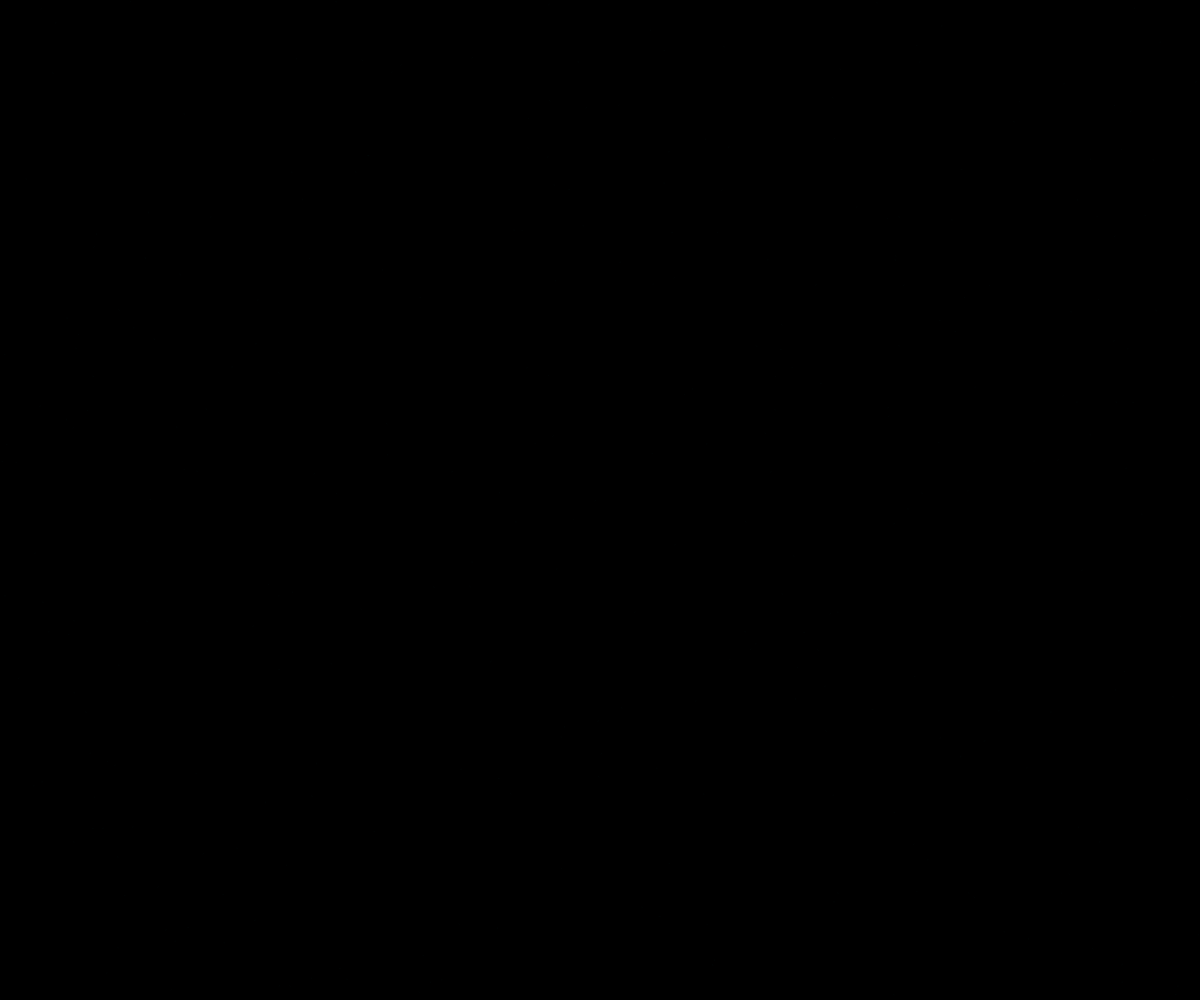
Frame 1 (no input)
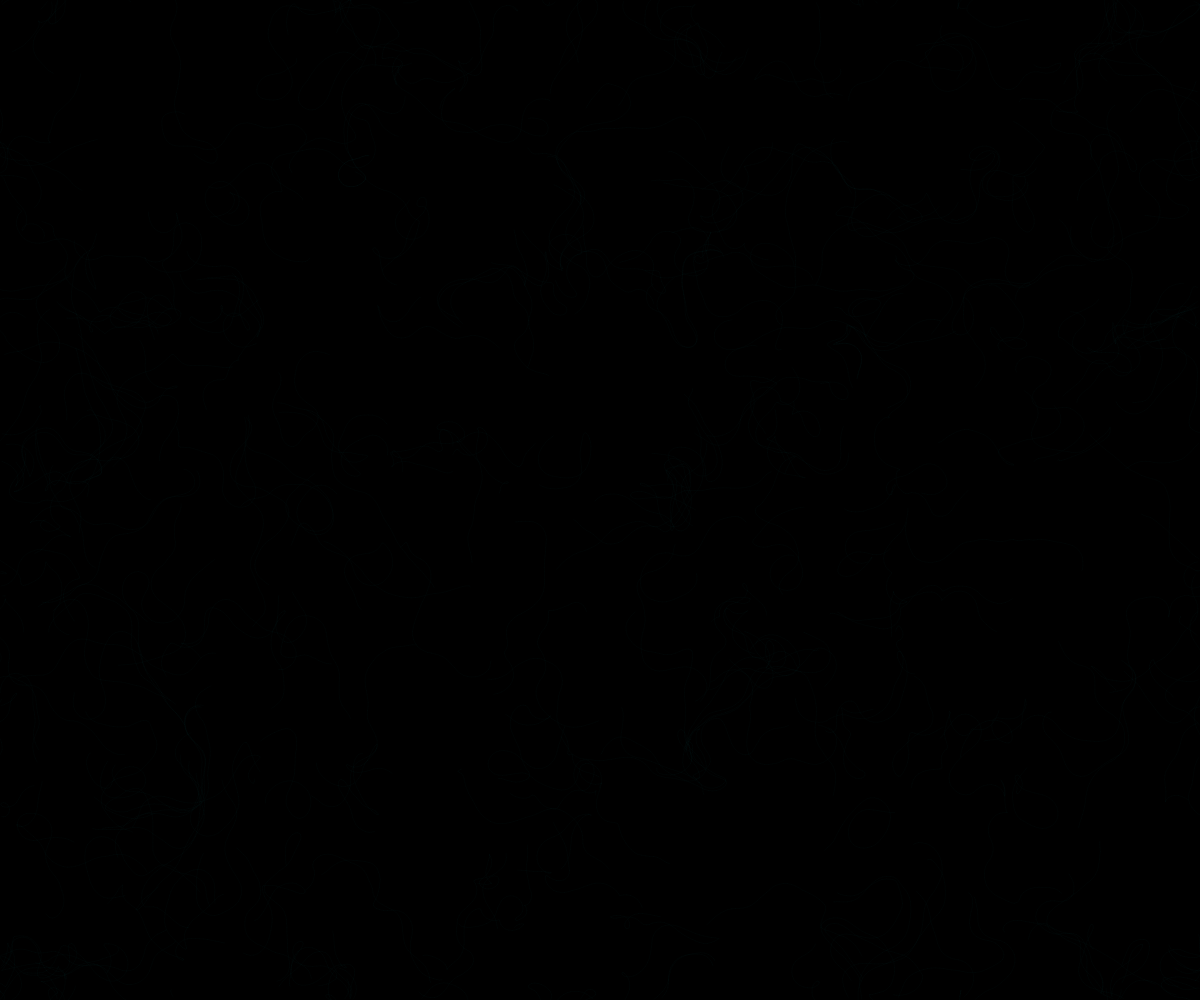
Frame 60 (no input)
Frame 120 (the mouse pressed at the canvas centre since frame 60): identical to frame 60, image omitted

The p5.js sketch that drew these frames (run headless with seeded random() and noise() and a simulated clock; from frame 60 on, the mouse is pressed at the canvas centre):

// p5.js sketch
// ── sketch.js
// En este editor podrán observar el efecto Perlin Noise, en movimiento usando colores, solo haciendo click en el mouse  

var colorInc = 0.5;  //   velocidad de cambio de color
var sat = 100; // saturación max 100
var brt = 100; // brillo max 100
var alph = 10; // alpha max 100
var numbPart = 300; // número de particulas
var partStroke = 1; // peso de línea
var angMult = 25; // 0.1 = línea recta; 25+ = sharp curves
var angTurn = 1; // ajuste de líneas
var zOffInc = 0.0003; // velocidad de los cambios vectoriales 
var inc = 0.1;
var scl = 10;
var cols, rows;
var zoff = 0;
var fr;
var particles = [];
var flowfield;
var hu = 0;
var p = 1;

function setup() {
  createCanvas(windowWidth, windowHeight);

  cols = floor(width / scl);// establecemos de filas y columnas en escala 
  rows = floor(height / scl);
  fr = createP('');

  flowfield = new Array(cols * rows);// campo de flujo con la formación de filas y columnas 

  for (var i = 0; i < numbPart; i++) {
    particles[i] = new Particle();// creación de partículas 
  }
  background(0);// fondo negro
}
// en este proceso de dibujo establecemos los valores de x, y para ajustar el flujo segun el ángulo del vector  
function draw() {
  if (p>0){
  var yoff = 0;
  for (var y = 0; y < rows; y++) {
    var xoff = 0;
    for (var x = 0; x < cols; x++) {
      var index = x + y * cols;
      var angle = noise(xoff, yoff, zoff)*angMult+angTurn;  
      // establecer el ángulo del vector
      var v = p5.Vector.fromAngle(angle);
      v.setMag(1);
      flowfield[index] = v;
      xoff += inc;
    }
    yoff += inc;

    zoff += zOffInc;
  }
// accionamos los sistemas de partículas definidas en particles.js
  for (var i = 0; i < particles.length; i++) {
    // el movimiento del flujo de partículas 
    particles[i].follow(flowfield);
    //actualización de partículas 
    particles[i].update();
    // bordes de partículas 
    particles[i].edges();
    // muestra de partículas 
    particles[i].show();
  }

  // fr.html(floor(frameRate()));
  hu +=colorInc; if (hu >359){hu=0}
}
}
// presionar el mouse para que se muestre el código
function mousePressed(){
  p=p*-1;
}
// pader guardar imagen en jpg.
function keyTyped() {
  if (key === "s") {
  }
}
// ── particle.js
class Particle {
  // en este proceso establecemos la velocidad de los vectores con respecto a su actualización, bordes y como se muestra a la pantalla 
  constructor() {
    this.pos = createVector(random(width), random(height));
    this.vel = createVector(0, 0);
    this.acc = createVector(0, 0);
    this.maxspeed = 4;
    this.prevPos = this.pos.copy();
  }
// establecemos actualización 
  update() {
    this.vel.add(this.acc);
    this.vel.limit(this.maxspeed);
    this.pos.add(this.vel);
    this.acc.mult(0);
  }
// movimiento de vectores según x, y
  follow(vectors) {
    var x = floor(this.pos.x / scl);
    var y = floor(this.pos.y / scl);
    var index = x + y * cols;
    var force = vectors[index];
    this.applyForce(force);
  }

  applyForce(force) {
    this.acc.add(force);
  }
// establecemos el peso de la línea según las coordenadas x, y y los efectos para establecer color 
  show() {
    stroke(hu,sat,brt,alph);
    strokeWeight(partStroke);
    line(this.pos.x, this.pos.y, this.prevPos.x, this.prevPos.y);
    this.updatePrev();
  }
// previsualizamos las partículas segun la actualización del archivo
  updatePrev() {
    this.prevPos.x = this.pos.x;
    this.prevPos.y = this.pos.y;
  }

  edges() {
    if (this.pos.x > width) {
      this.pos.x = 0;
      this.updatePrev();
    }
    if (this.pos.x < 0) {
      this.pos.x = width;
      this.updatePrev();
    }
    if (this.pos.y > height) {
      this.pos.y = 0;
      this.updatePrev();
    }
    if (this.pos.y < 0) {
      this.pos.y = height;
      this.updatePrev();
    }

  }

}
